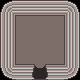

A level layout from a 2D game, rendered from its tile map. Below: a short description, then the map file with its tile-grid data intact:
An orthogonal 5x5 tile map with 16x16 px tiles, 1 tile layer (floor), 3 tilesets and 6 objects (2x zap-portal, 2x health, zap, teleport).

<map version="1.10" tiledversion="1.10.1" orientation="orthogonal" renderorder="right-down" width="5" height="5" tilewidth="16" tileheight="16" infinite="0" nextlayerid="3" nextobjectid="9">
 <tileset firstgid="1" source="tileset.tsx" />
 <tileset firstgid="129" source="puzzle.tsx" />
 <tileset firstgid="193" source="placeholder_tiles.tsx" />
 <layer id="1" name="floor" width="5" height="5">
  <data encoding="csv">
9,10,10,10,11,
25,26,26,26,27,
25,26,26,26,27,
25,26,26,26,27,
41,44,42,44,43
</data>
 </layer>
 <objectgroup id="2" name="stuff">
  <object id="3" name="portal1" type="zap-portal" gid="133" x="16" y="32" width="16" height="16">
   <properties>
    <property name="facing" value="right" />
    <property name="receivers" value="zap1, portal2" />
   </properties>
  </object>
  <object id="4" name="portal2" type="zap-portal" gid="135" x="48" y="32" width="16" height="16">
   <properties>
    <property name="facing" value="left" />
    <property name="receivers" value="portal1" />
   </properties>
  </object>
  <object id="5" name="zap1" type="zap" gid="153" x="32" y="32" width="16" height="16" />
  <object id="6" type="health" gid="198" x="16" y="16" width="16" height="16" />
  <object id="7" type="health" gid="198" x="48" y="16" width="16" height="16" />
  <object id="8" type="teleport" gid="198" x="32" y="64" width="16" height="16">
   <properties>
    <property name="dest" value="438, 413" />
    <property name="dest_map" value="overworld.tmx" />
   </properties>
  </object>
 </objectgroup>
</map>